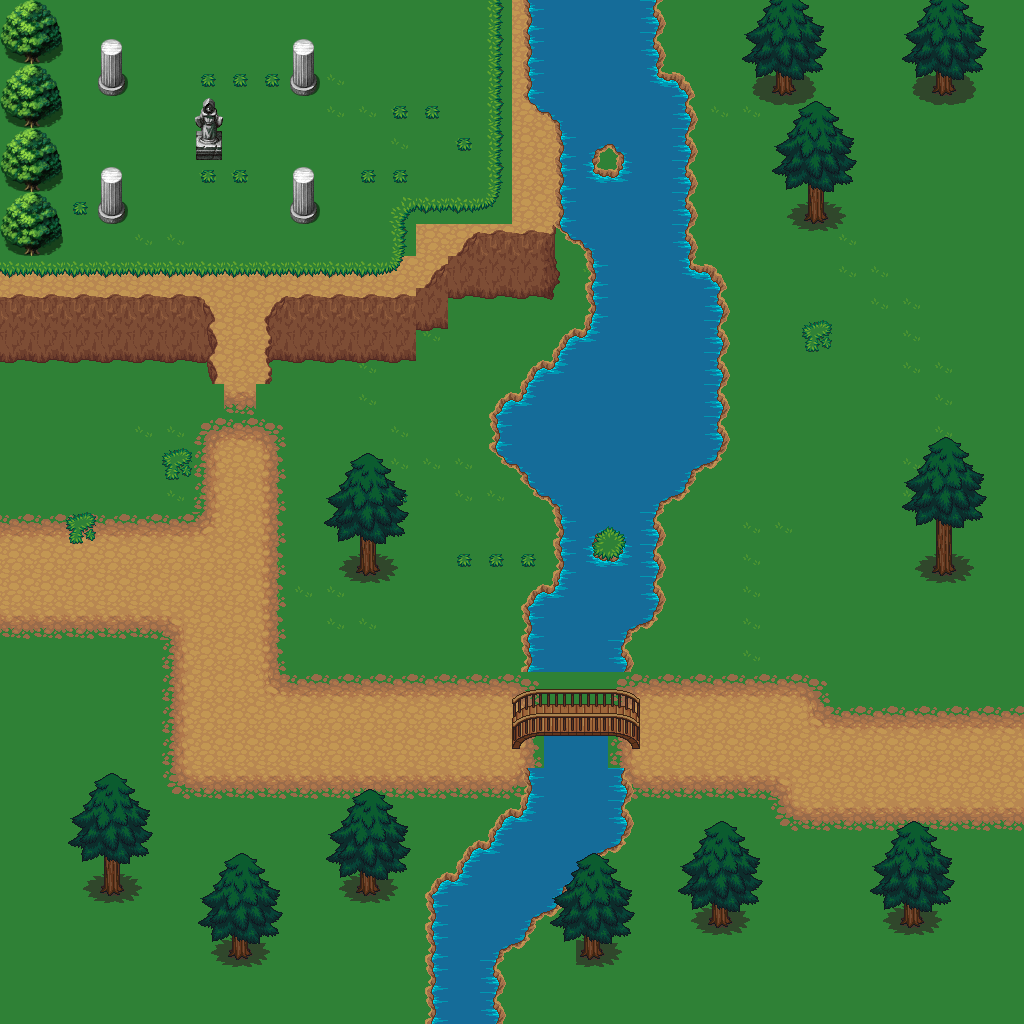

A level layout from a 2D game, rendered from its tile map. Below: a short description, then the map file with tile-grid data replaced by summaries:
An orthogonal 32x32 tile map with 32x32 px tiles, 4 tile layers (grass, road, tree, tree-top), 2 tilesets and 1 object (mc).

<map version="1.2" tiledversion="1.2.4" orientation="orthogonal" renderorder="right-down" width="32" height="32" tilewidth="32" tileheight="32" infinite="0" nextlayerid="26" nextobjectid="2">
 <tileset firstgid="1" source="base_out_atlas.tsx" />
 <tileset firstgid="1025" source="tileb.tsx" />
 <layer id="20" name="grass" width="32" height="32">
  <data>[1024 cells, 1024 non-empty, 3 distinct tile ids]</data>
 </layer>
 <layer id="25" name="road" width="32" height="32">
  <data>[1024 cells, 288 non-empty, 46 distinct tile ids]</data>
 </layer>
 <layer id="22" name="tree" width="32" height="32">
  <data>[1024 cells, 270 non-empty, 53 distinct tile ids]</data>
 </layer>
 <layer id="23" name="tree-top" width="32" height="32">
  <data>[1024 cells, 108 non-empty, 24 distinct tile ids]</data>
 </layer>
 <objectgroup id="24" name="Player">
  <object id="1" name="mc" x="39" y="571">
   <point />
  </object>
 </objectgroup>
</map>
